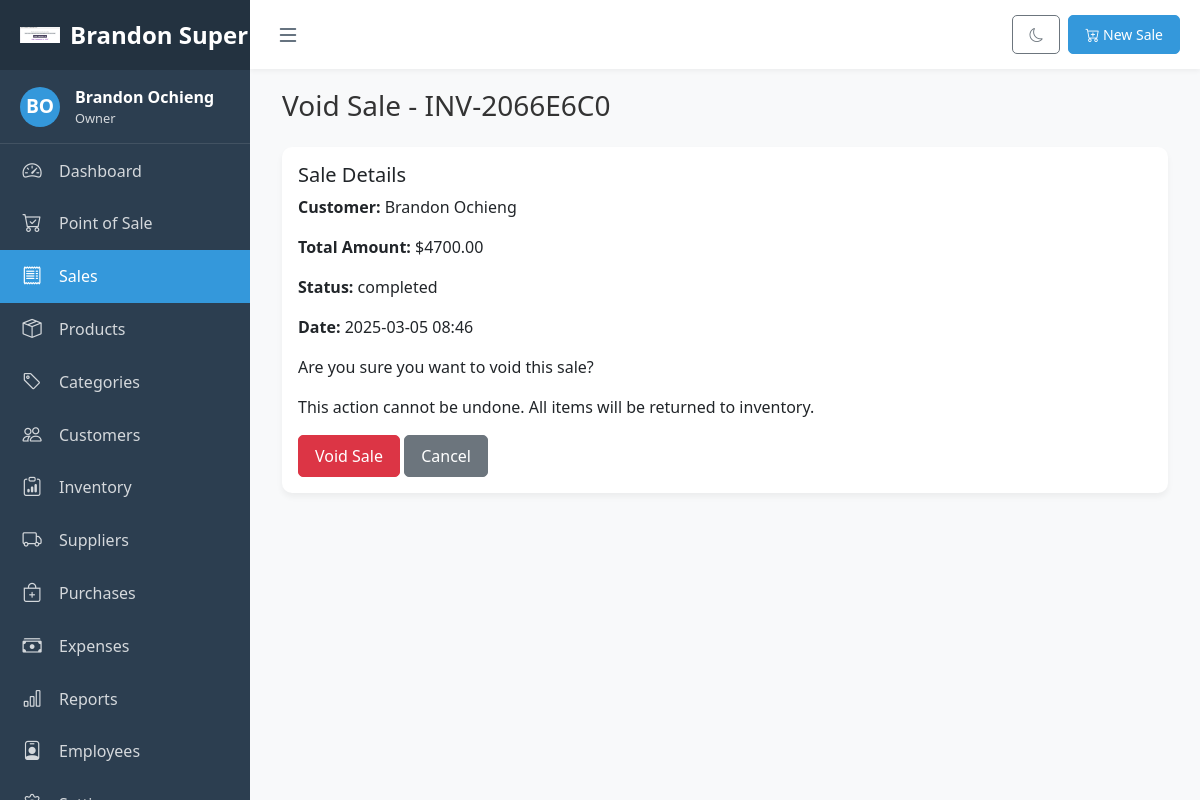
The app's page /pos/sales/4/void/ (signed in) with its own data.
### pos_app/models.py (models this page shows, shortened)
class Business(models.Model):
    BUSINESS_TYPE_CHOICES = [
        ('Type1', 'Type 1'),
        ('Type2', 'Type 2'),
    ]
    CURRENCY_SYMBOL_CHOICES = [
        ('$', '$ - US Dollar'),
        ('€', '€ - Euro'),
        ('£', '£ - British Pound'),
        ('¥', '¥ - Japanese Yen'),
        ('₹', '₹ - Indian Rupee'),
        ('₩', '₩ - South Korean Won'),
        ('KSh', 'KSh - Kenyan Shilling'),  # Added Kenyan Shilling
    ]
    name = models.CharField(max_length=255)
    business_type = models.CharField(max_length=50, choices=BUSINESS_TYPE_CHOICES, default='Type1')
    address = models.TextField(blank=True, null=True)
    phone = models.CharField(max_length=20, blank=True, null=True)
    email = models.EmailField(blank=True, null=True)
    website = models.URLField(blank=True, null=True)
    logo = models.ImageField(upload_to='business_logos/', blank=True, null=True)
    tax_rate = models.DecimalField(max_digits=5, decimal_places=2, default=0.00)
    currency_symbol = models.CharField(max_length=5, choices=CURRENCY_SYMBOL_CHOICES, default='$')
    owner = models.ForeignKey(User, on_delete=models.CASCADE, related_name='owned_businesses')
    created_at = models.DateTimeField(auto_now_add=True)
    updated_at = models.DateTimeField(auto_now=True)

class Sale(models.Model):
    PAYMENT_CHOICES = [
        ('cash', 'Cash'),
        ('card', 'Credit/Debit Card'),
        ('bank_transfer', 'Bank Transfer'),
        ('mobile_payment', 'Mobile Payment'),
        ('loyalty_points', 'Loyalty Points'),
        ('mixed', 'Mixed Payment'),
    ]
    STATUS_CHOICES = [
        ('completed', 'Completed'),
        ('refunded', 'Refunded'),
        ('partially_refunded', 'Partially Refunded'),
        ('cancelled', 'Cancelled'),
    ]
    invoice_number = models.CharField(max_length=50, unique=True, editable=False)
    business = models.ForeignKey(Business, on_delete=models.CASCADE, related_name='sales')
    customer = models.ForeignKey(Customer, on_delete=models.SET_NULL, null=True, blank=True, related_name='sales')
    employee = models.ForeignKey(Employee, on_delete=models.SET_NULL, null=True, related_name='sales')
    subtotal = models.DecimalField(max_digits=10, decimal_places=2, default=0)
    tax_amount = models.DecimalField(max_digits=10, decimal_places=2, default=0)
    discount_amount = models.DecimalField(max_digits=10, decimal_places=2, default=0)
    total_amount = models.DecimalField(max_digits=10, decimal_places=2, default=0)
    payment_method = models.CharField(max_length=20, choices=PAYMENT_CHOICES, default='cash')
    payment_reference = models.CharField(max_length=100, blank=True, null=True)  # For card/transfer references
    status = models.CharField(max_length=20, choices=STATUS_CHOICES, default='completed')
    notes = models.TextField(blank=True, null=True)
    loyalty_points_earned = models.DecimalField(max_digits=10, decimal_places=2, default=0)
    loyalty_points_used = models.DecimalField(max_digits=10, decimal_places=2, default=0)
    created_at = models.DateTimeField(default=timezone.now)
    updated_at = models.DateTimeField(auto_now=True)

class Customer(models.Model):
    first_name = models.CharField(max_length=100)
    last_name = models.CharField(max_length=100)
    email = models.EmailField(blank=True, null=True)
    phone = models.CharField(max_length=20, blank=True, null=True)
    address = models.TextField(blank=True, null=True)
    loyalty_points = models.DecimalField(max_digits=10, decimal_places=2, default=0)
    business = models.ForeignKey(Business, on_delete=models.CASCADE, related_name='customers')
    created_at = models.DateTimeField(auto_now_add=True)
    updated_at = models.DateTimeField(auto_now=True)
    @property
    def full_name(self):
        return f"{self.first_name} {self.last_name}"

### pos_app/views.py (the view, shortened to what this page needs)
# urls.py: path('sales/<int:pk>/void/', views.sale_void, name='sale_void'),
@login_required
def sale_void(request, pk):
    business = get_business_for_user(request.user)
    if not business:
        return redirect('pos:business_setup')
    role = get_user_role(request.user, business)
    if role not in ['owner', 'admin', 'manager']:
        messages.error(request, 'You do not have permission to void sales')
        return redirect('pos:sales_list')
    sale = get_object_or_404(Sale, pk=pk, business=business)
    context = {
        'business': business,
        'role': role,
        'sale': sale,
    }
    return render(request, 'pos_app/sale_void.html', context)

### pos_app/context_processors.py (called while the page is built)
def business_settings(request):
    if request.user.is_authenticated:
        try:
            business = Business.objects.filter(owner=request.user).first()
            if not business:
                from .models import Employee
                employee = Employee.objects.filter(user=request.user, is_active=True).first()
                if employee:
                    business = employee.business
            if business:
                return {
                    'business_settings': business.settings,
                }
        except:
            pass
    return {}

### pos_app/views.py (called while the page is built)
def get_business_for_user(user):
    try:
        return Business.objects.filter(owner=user).first()
    except:
        try:
            employee = Employee.objects.filter(user=user, is_active=True).first()
            if employee:
                return employee.business
        except:
            pass
    return None

def get_user_role(user, business):
    if business and business.owner == user:
        return 'owner'
    try:
        employee = Employee.objects.get(user=user, business=business, is_active=True)
        return employee.role
    except Employee.DoesNotExist:
        return None

### pos_app/templates/pos_app/sale_void.html (shortened to what this page needs)
{% extends 'pos_app/base.html' %}
{% block content %}
<div class="container-fluid">
    <h1 class="h3 mb-4 text-gray-800">Void Sale - {{ sale.invoice_number }}</h1>
    <div class="card">
        <div class="card-body">
            <h5>Sale Details</h5>
            <p><strong>Customer:</strong> {{ sale.customer.full_name }}</p>
            <p><strong>Total Amount:</strong> ${{ sale.total_amount|floatformat:2 }}</p>
            <p><strong>Status:</strong> {{ sale.status }}</p>
            <p><strong>Date:</strong> {{ sale.created_at|date:"Y-m-d H:i" }}</p>
            <form method="post" class="mt-3">
                <p>Are you sure you want to void this sale?</p>
                <p>This action cannot be undone. All items will be returned to inventory.</p>
                <button type="submit" class="btn btn-danger">Void Sale</button>
                <a href="{% url 'pos:sale_detail' sale.id %}" class="btn btn-secondary">Cancel</a>
            </form>
        </div>
    </div>
</div>
{% endblock %}

### pos_app/templates/pos_app/base.html (shortened to what this page needs)
<!DOCTYPE html>
<html lang="en">
<head>
    {% load static %}
    <link href="https://cdn.jsdelivr.net/npm/bootstrap@5.3.0/dist/css/bootstrap.min.css" rel="stylesheet">
    <link rel="stylesheet" href="https://cdn.jsdelivr.net/npm/bootstrap-icons@1.10.5/font/bootstrap-icons.css">
    <link rel="stylesheet" href="https://cdn.jsdelivr.net/npm/select2@4.1.0-rc.0/dist/css/select2.min.css">
    <link rel="stylesheet" href="https://cdn.jsdelivr.net/npm/select2-bootstrap-5-theme@1.3.0/dist/select2-bootstrap-5-theme.min.css">
    <link rel="stylesheet" href="https://cdn.jsdelivr.net/npm/daterangepicker/daterangepicker.css">
    <link rel="stylesheet" href="https://cdn.jsdelivr.net/npm/sweetalert2@11.0.19/dist/sweetalert2.min.css">
    <link rel="stylesheet" href="{% static 'css/base.css' %}">
</head>
<body>
    {% if user.is_authenticated and business %}
    <div class="sidebar" id="sidebar">
        <div class="sidebar-header">
            {% if business.logo %}
            <img src="{{ business.logo.url }}" alt="{{ business.name }}" class="logo-icon">
            {% else %}
            <div class="logo-icon user-avatar">
                <i class="bi bi-shop"></i>
            </div>
            {% endif %}
            <div class="logo-text">{{ business.name }}</div>
        </div>
        <div class="user-info">
            <div class="user-avatar">
                {{ user.first_name|first|upper }}{{ user.last_name|first|upper }}
            </div>
            <div class="user-details">
                <div class="user-name">{{ user.get_full_name }}</div>
                <div class="user-role">{{ role|title }}</div>
            </div>
        </div>
        <ul class="nav flex-column">
            <li class="nav-item">
                <a href="{% url 'pos:dashboard' %}" class="nav-link {% if request.resolver_match.url_name == 'dashboard' %}active{% endif %}">
                    <i class="bi bi-speedometer2"></i>
                    <span>Dashboard</span>
                </a>
            </li>
            <li class="nav-item">
                <a href="{% url 'pos:pos' %}" class="nav-link {% if request.resolver_match.url_name == 'pos' %}active{% endif %}">
                    <i class="bi bi-cart-check"></i>
                    <span>Point of Sale</span>
                </a>
            </li>
            <li class="nav-item">
                <a href="{% url 'pos:sales_list' %}" class="nav-link {% if 'sale' in request.resolver_match.url_name %}active{% endif %}">
                    <i class="bi bi-receipt"></i>
                    <span>Sales</span>
                </a>
            </li>
            <li class="nav-item">
                <a href="{% url 'pos:product_list' %}" class="nav-link {% if 'product' in request.resolver_match.url_name %}active{% endif %}">
                    <i class="bi bi-box-seam"></i>
                    <span>Products</span>
                </a>
            </li>
            <li class="nav-item">
                <a href="{% url 'pos:category_list' %}" class="nav-link {% if 'category' in request.resolver_match.url_name %}active{% endif %}">
                    <i class="bi bi-tag"></i>
                    <span>Categories</span>
                </a>
            </li>
            <li class="nav-item">
                <a href="{% url 'pos:customer_list' %}" class="nav-link {% if 'customer' in request.resolver_match.url_name %}active{% endif %}">
                    <i class="bi bi-people"></i>
                    <span>Customers</span>
                </a>
            </li>
            {% if role in 'owner,admin,manager,inventory' %}
            <li class="nav-item">
                <a href="{% url 'pos:inventory_list' %}" class="nav-link {% if 'inventory' in request.resolver_match.url_name %}active{% endif %}">
                    <i class="bi bi-clipboard-data"></i>
                    <span>Inventory</span>
                </a>
            </li>
            <li class="nav-item">
                <a href="{% url 'pos:supplier_list' %}" class="nav-link {% if 'supplier' in request.resolver_match.url_name %}active{% endif %}">
                    <i class="bi bi-truck"></i>
                    <span>Suppliers</span>
                </a>
            </li>
            <li class="nav-item">
                <a href="{% url 'pos:purchase_list' %}" class="nav-link {% if 'purchase' in request.resolver_match.url_name %}active{% endif %}">
                    <i class="bi bi-bag-plus"></i>
                    <span>Purchases</span>
                </a>
            </li>
            {% endif %}
            {% if role in 'owner,admin,manager' %}
            <li class="nav-item">
                <a href="{% url 'pos:expense_list' %}" class="nav-link {% if 'expense' in request.resolver_match.url_name %}active{% endif %}">
                    <i class="bi bi-cash-stack"></i>
                    <span>Expenses</span>
                </a>
            </li>
            <li class="nav-item">
                <a href="{% url 'pos:reports' %}" class="nav-link {% if request.resolver_match.url_name == 'reports' %}active{% endif %}">
                    <i class="bi bi-bar-chart"></i>
                    <span>Reports</span>
                </a>
            </li>
            {% endif %}
            {% if role in 'owner,admin,manager' %}
            <li class="nav-item">
                <a href="{% url 'pos:employee_list' %}" class="nav-link {% if 'employee' in request.resolver_match.url_name %}active{% endif %}">
                    <i class="bi bi-person-badge"></i>
                    <span>Employees</span>
                </a>
            </li>
            {% endif %}
            {% if role in 'owner,admin' %}
            <li class="nav-item">
                <a href="{% url 'pos:settings' %}" class="nav-link {% if request.resolver_match.url_name == 'settings' %}active{% endif %}">
                    <i class="bi bi-gear"></i>
                    <span>Settings</span>
                </a>
            </li>
            {% endif %}
        </ul>
    </div>
    <div class="main-content" id="main-content">
        <div class="top-navbar">
            <button class="toggle-sidebar" id="toggle-sidebar" title="Toggle Sidebar">
                <i class="bi bi-list"></i>
            </button>
            <div class="navbar-actions">
                <button class="btn btn-sm btn-outline-secondary" id="toggle-dark-mode" title="Toggle Dark Mode">
                    <i class="bi bi-moon"></i>
                </button>
                {% if role in 'owner,admin,manager,cashier' %}
                <a href="{% url 'pos:pos' %}" class="btn btn-sm btn-primary ms-2">
                    <i class="bi bi-cart-plus"></i> New Sale
                </a>
                {% endif %}
            </div>
        </div>
        <div class="content-wrapper fade-in">
            {% block content %}{% endblock %}
        </div>
    </div>
    {% else %}
    <div class="auth-wrapper fade-in">
        {% block auth_content %}{% endblock %}
    </div>
    {% endif %}
</body>
</html>

### static/css/base.css (style rules this page uses)
:root { --primary-color: #3498db; --secondary-color: #2c3e50; --success-color: #2ecc71; --danger-color: #e74c3c; --warning-color: #f39c12; --info-color: #3498db; --light-color: #ecf0f1; --dark-color: #2c3e50; }
body { font-family: 'Segoe UI', Tahoma, Geneva, Verdana, sans-serif; background-color: #f8f9fa; color: #333; min-height: 100vh; display: flex; flex-direction: column; }
.sidebar { position: fixed; top: 0; left: 0; height: 100vh; width: 250px; background-color: var(--secondary-color); color: white; transition: all 0.3s; z-index: 1000; overflow-y: auto; }
.sidebar .nav-link { color: rgba(255, 255, 255, 0.8); padding: 12px 20px; display: flex; align-items: center; transition: all 0.3s; }
.sidebar .nav-link.active { color: white; background-color: var(--primary-color); }
.sidebar .nav-link i { margin-right: 15px; font-size: 1.2rem; min-width: 24px; text-align: center; }
.sidebar-header { padding: 15px 20px; background-color: rgba(0, 0, 0, 0.2); display: flex; align-items: center; }
.logo-icon { height: 40px; width: 40px; object-fit: contain; }
.logo-text { margin-left: 10px; font-size: 1.5rem; font-weight: bold; white-space: nowrap; }
.user-info { padding: 15px 20px; border-bottom: 1px solid rgba(255, 255, 255, 0.1); display: flex; align-items: center; }
.user-avatar { width: 40px; height: 40px; border-radius: 50%; background-color: var(--primary-color); display: flex; align-items: center; justify-content: center; font-weight: bold; font-size: 1.2rem; color: white; }
.user-details { margin-left: 15px; }
.user-name { font-weight: bold; white-space: nowrap; }
.user-role { font-size: 0.8rem; opacity: 0.8; white-space: nowrap; }
.main-content { margin-left: 250px; transition: all 0.3s; flex: 1; width: calc(100% - 250px); }
.top-navbar { background-color: white; box-shadow: 0 2px 5px rgba(0, 0, 0, 0.05); padding: 15px 20px; display: flex; justify-content: space-between; align-items: center; }
.toggle-sidebar { background: none; border: none; color: var(--secondary-color); font-size: 1.5rem; cursor: pointer; }
.navbar-actions { display: flex; align-items: center; }
.navbar-actions .btn { margin-left: 10px; }
.content-wrapper { padding: 20px; }
.card { border: none; border-radius: 10px; box-shadow: 0 4px 6px rgba(0, 0, 0, 0.05); margin-bottom: 20px; transition: transform 0.3s, box-shadow 0.3s; }
.btn { border-radius: 5px; padding: 8px 16px; font-weight: 500; }
.btn-primary { background-color: var(--primary-color); border-color: var(--primary-color); }
.fade-in { animation: fadeIn 0.5s ease-in-out; }

### records on screen
Business: logo (picture), name "Brandon…"
Sale: invoice_number "INV-2066E6C0", customer.full_name "Brandon Ochieng", total_amount "4700.00", status "completed", created_at "2025-03-05 08:46"

### other values on screen
{{ user.first_name|first|upper }} "B"
{{ user.last_name|first|upper }} "O"
{{ user.get_full_name }} "Brandon Ochieng"
{{ role|title }} "Owner"
